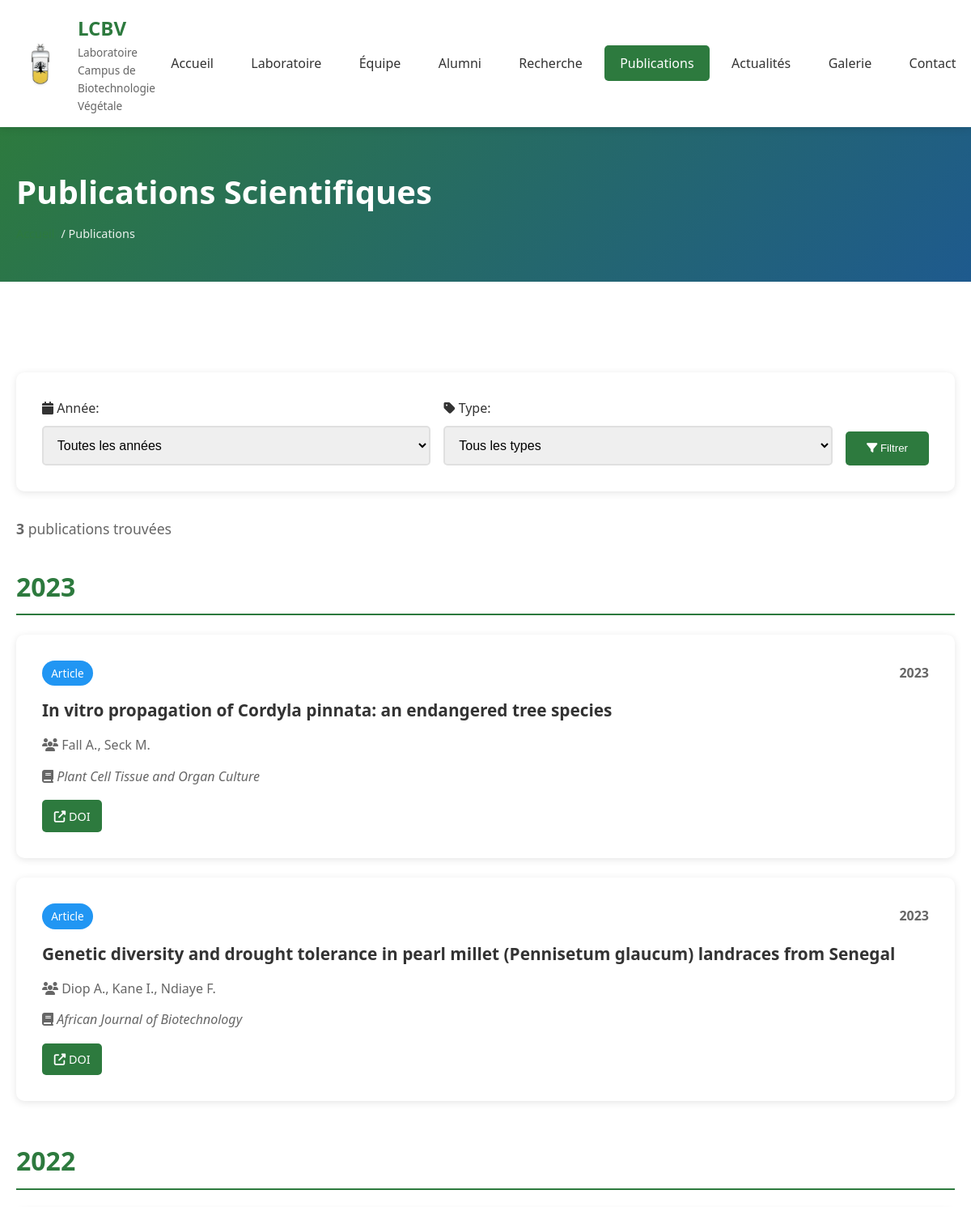
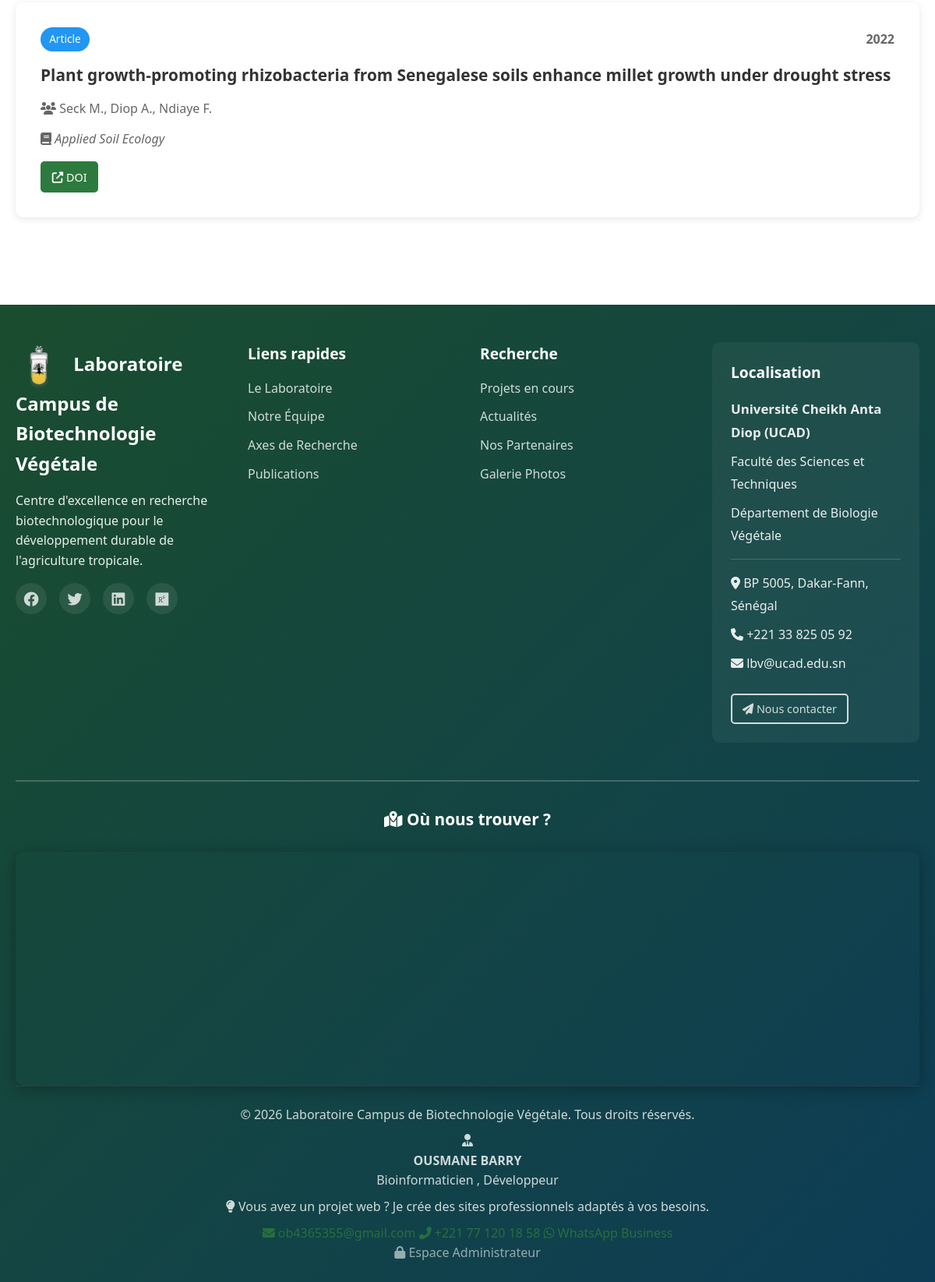
Page /pages/publications.php on the committed database (2 pictures, top to bottom).
### tables this page shows
CREATE TABLE publications (
    id INT AUTO_INCREMENT PRIMARY KEY,
    titre VARCHAR(500) NOT NULL,
    auteurs TEXT NOT NULL,
    annee YEAR NOT NULL,
    revue VARCHAR(255) NULL,
    volume VARCHAR(50) NULL,
    pages VARCHAR(50) NULL,
    doi VARCHAR(255) NULL,
    lien_pdf VARCHAR(500) NULL,
    resume TEXT NULL,
    type_publication ENUM('Article', 'Conférence', 'Chapitre', 'Thèse', 'Autre') DEFAULT 'Article',
    membre_id INT NULL COMMENT 'Auteur principal du labo',
    projet_id INT NULL COMMENT 'Projet associé',
    date_ajout TIMESTAMP DEFAULT CURRENT_TIMESTAMP,
    FOREIGN KEY (membre_id) REFERENCES membres(id) ON DELETE SET NULL,
    FOREIGN KEY (projet_id) REFERENCES projets(id) ON DELETE SET NULL,
    INDEX idx_annee (annee),
    INDEX idx_type (type_publication)
);

### db_config.php (called while the page is built, shortened)
<?php
function h($string) {
    return htmlspecialchars($string, ENT_QUOTES, 'UTF-8');
}
?>

### pages/publications.php (the view, shortened to what this page needs)
<?php
require_once '../db_config.php';
$current_page = 'publications';
$sql = "SELECT p.*, m.prenom, m.nom as nom_membre
        FROM publications p
        LEFT JOIN membres m ON p.membre_id = m.id
        WHERE 1=1";
$params = [];
$sql .= " ORDER BY p.annee DESC, p.id DESC";
$stmt = $pdo->prepare($sql);
$stmt->execute($params);
$publications = $stmt->fetchAll();
include '../header.php';
?>
<div class="page-header">
    <div class="container">
        <h1>Publications Scientifiques</h1>
        <div class="breadcrumb">
            <a href="<?php echo SITE_URL; ?>">Accueil</a> / Publications
        </div>
    </div>
</div>
<section class="section">
    <div class="container">
        <div class="filters-box">
            <form method="GET" class="filters-form">
                <div class="filter-group">
                    <label><i class="fas fa-calendar"></i> Année:</label>
                    <select name="annee" class="form-control">
                        <option value="">Toutes les années</option>
                    </select>
                </div>
                <div class="filter-group">
                    <label><i class="fas fa-tag"></i> Type:</label>
                    <select name="type" class="form-control">
                        <option value="">Tous les types</option>
                    </select>
                </div>
                <button type="submit" class="btn btn-primary">
                    <i class="fas fa-filter"></i> Filtrer
                </button>
            </form>
        </div>
        <div class="publications-count">
            <strong><?php echo count($publications); ?></strong> publication<?php echo count($publications) > 1 ? 's' : ''; ?> trouvée<?php echo count($publications) > 1 ? 's' : ''; ?>
        </div>
        <?php if (count($publications) > 0): ?>
        <div class="publications-list">
            <?php
            $current_year = '';
            foreach ($publications as $pub):
                if ($pub['annee'] != $current_year):
                    if ($current_year != '') echo '</div>';
                    $current_year = $pub['annee'];
            ?>
            <div class="year-group">
                <h2 class="year-title"><?php echo h($current_year); ?></h2>
            <?php endif; ?>
            <div class="publication-item">
                <div class="pub-header">
                    <span class="badge badge-info"><?php echo h($pub['type_publication']); ?></span>
                    <span class="pub-year"><?php echo h($pub['annee']); ?></span>
                </div>
                <h3 class="pub-title"><?php echo h($pub['titre']); ?></h3>
                <p class="pub-authors">
                    <i class="fas fa-users"></i> <?php echo h($pub['auteurs']); ?>
                </p>
                <?php if (!empty($pub['revue'])): ?>
                <p class="pub-journal">
                    <i class="fas fa-book"></i> <em><?php echo h($pub['revue']); ?></em>
                </p>
                <?php endif; ?>
                <div class="pub-actions">
                    <?php if (!empty($pub['doi'])): ?>
                    <a href="https://doi.org/<?php echo h($pub['doi']); ?>" target="_blank" class="btn btn-sm btn-primary">
                        <i class="fas fa-external-link-alt"></i> DOI
                    </a>
                    <?php endif; ?>
                </div>
            </div>
            <?php endforeach; ?>
            </div>
        </div>
        <?php endif; ?>
    </div>
</section>
<?php include '../footer.php'; ?>

### header.php (shortened to what this page needs)
<!DOCTYPE html>
<html lang="fr">
<head>
    <link rel="stylesheet" href="<?php echo SITE_URL; ?>/css/style.css">
    <link rel="stylesheet" href="https://cdnjs.cloudflare.com/ajax/libs/font-awesome/6.4.0/css/all.min.css">
</head>
<body>
    <header class="site-header">
        <div class="container">
            <div class="header-content">
                <div class="logo">
                    <a href="<?php echo SITE_URL; ?>">
                        <img src="<?php echo SITE_URL; ?>/uploads/images/logo2.png?v=<?php echo time(); ?>" alt="Logo LBV" class="logo-image">
                        <span class="logo-text">
                            <strong>LCBV</strong>
                            <small>Laboratoire Campus de Biotechnologie Végétale</small>
                        </span>
                    </a>
                </div>
                <nav class="main-nav" id="mainNav">
                    <ul>
                        <li><a href="<?php echo SITE_URL; ?>" <?php echo (!isset($current_page) || $current_page == 'accueil') ? 'class="active"' : ''; ?>>Accueil</a></li>
                        <li><a href="<?php echo SITE_URL; ?>/pages/laboratoire.php" <?php echo (isset($current_page) && $current_page == 'laboratoire') ? 'class="active"' : ''; ?>>Laboratoire</a></li>
                        <li><a href="<?php echo SITE_URL; ?>/pages/equipe.php" <?php echo (isset($current_page) && $current_page == 'equipe') ? 'class="active"' : ''; ?>>Équipe</a></li>
                        <li><a href="<?php echo SITE_URL; ?>/pages/alumni.php" <?php echo (isset($current_page) && $current_page == 'alumni') ? 'class="active"' : ''; ?>>Alumni</a></li>
                        <li><a href="<?php echo SITE_URL; ?>/pages/recherche.php" <?php echo (isset($current_page) && $current_page == 'recherche') ? 'class="active"' : ''; ?>>Recherche</a></li>
                        <li><a href="<?php echo SITE_URL; ?>/pages/publications.php" <?php echo (isset($current_page) && $current_page == 'publications') ? 'class="active"' : ''; ?>>Publications</a></li>
                        <li><a href="<?php echo SITE_URL; ?>/pages/actualites.php" <?php echo (isset($current_page) && $current_page == 'actualites') ? 'class="active"' : ''; ?>>Actualités</a></li>
                        <li><a href="<?php echo SITE_URL; ?>/pages/galerie.php" <?php echo (isset($current_page) && $current_page == 'galerie') ? 'class="active"' : ''; ?>>Galerie</a></li>
                        <li><a href="<?php echo SITE_URL; ?>/pages/contact.php" <?php echo (isset($current_page) && $current_page == 'contact') ? 'class="active"' : ''; ?>>Contact</a></li>
                    </ul>
                </nav>
            </div>
        </div>
    </header>
    <main class="main-content">

### footer.php (shortened to what this page needs)
    </main>
    <footer class="site-footer">
        <div class="container">
            <div class="footer-content">
                <div class="footer-section">
                    <h3>
                        <img src="<?php echo SITE_URL; ?>/uploads/images/logo2.png?v=<?php echo time(); ?>" alt="Logo" class="footer-logo">
                        <?php echo SITE_NAME; ?>
                    </h3>
                    <p>Centre d'excellence en recherche biotechnologique pour le développement durable de l'agriculture tropicale.</p>
                    <div class="social-links">
                        <a href="#" title="Facebook"><i class="fab fa-facebook"></i></a>
                        <a href="#" title="Twitter"><i class="fab fa-twitter"></i></a>
                        <a href="#" title="LinkedIn"><i class="fab fa-linkedin"></i></a>
                        <a href="#" title="ResearchGate"><i class="fab fa-researchgate"></i></a>
                    </div>
                </div>
                <div class="footer-section">
                    <h4>Liens rapides</h4>
                    <ul>
                        <li><a href="<?php echo SITE_URL; ?>/pages/laboratoire.php">Le Laboratoire</a></li>
                        <li><a href="<?php echo SITE_URL; ?>/pages/equipe.php">Notre Équipe</a></li>
                        <li><a href="<?php echo SITE_URL; ?>/pages/recherche.php">Axes de Recherche</a></li>
                        <li><a href="<?php echo SITE_URL; ?>/pages/publications.php">Publications</a></li>
                    </ul>
                </div>
                <div class="footer-section">
                    <h4>Recherche</h4>
                    <ul>
                        <li><a href="<?php echo SITE_URL; ?>/pages/recherche.php#projets">Projets en cours</a></li>
                        <li><a href="<?php echo SITE_URL; ?>/pages/actualites.php">Actualités</a></li>
                        <li><a href="<?php echo SITE_URL; ?>/pages/partenaires.php">Nos Partenaires</a></li>
                        <li><a href="<?php echo SITE_URL; ?>/pages/galerie.php">Galerie Photos</a></li>
                    </ul>
                </div>
                <div class="footer-section footer-location">
                    <h4>Localisation</h4>
                    <div class="location-info">
                        <p><strong>Université Cheikh Anta Diop (UCAD)</strong></p>
                        <p>Faculté des Sciences et Techniques</p>
                        <p>Département de Biologie Végétale</p>
                        <p class="address-line">
                            <i class="fas fa-map-marker-alt"></i>
                            BP 5005, Dakar-Fann, Sénégal
                        </p>
                        <p><i class="fas fa-phone"></i> +221 33 825 05 92</p>
                        <p><i class="fas fa-envelope"></i> lbv@ucad.edu.sn</p>
                    </div>
                    <a href="<?php echo SITE_URL; ?>/pages/contact.php" class="btn btn-sm btn-outline-light mt-2">
                        <i class="fas fa-paper-plane"></i> Nous contacter
                    </a>
                </div>
            </div>
            <div class="footer-map">
                <h4><i class="fas fa-map-marked-alt"></i> Où nous trouver ?</h4>
                <div class="map-container">
                    <iframe
                        src="https://www.google.com/maps/embed?pb=!1m18!1m12!1m3!1d3858.9886637954614!2d-17.471652784669494!3d14.693775289743542!2m3!1f0!2f0!3f0!3m2!1i1024!2i768!4f13.1!3m3!1m2!1s0xec173131c2f6907%3A0x44aa296d7598c54c!2sUniversit%C3%A9%20Cheikh%20Anta%20Diop%20de%20Dakar!5e0!3m2!1sfr!2ssn!4v1234567890123!5m2!1sfr!2ssn"
                        width="100%"
                        height="300"
                        style="border:0; border-radius: 10px;"
                        allowfullscreen=""
                        loading="lazy"
>
                    </iframe>
                </div>
            </div>
            <div class="footer-bottom">
                <p>&copy; <?php echo date('Y'); ?> <?php echo SITE_NAME; ?>. Tous droits réservés.</p>
                <p>
                    <div class="dev-credit-card">
    <div class="dev-card-header">
        <div class="dev-avatar">
            <i class="fas fa-user-tie"></i>
        </div>
        <div class="dev-title">
            <h4>OUSMANE BARRY</h4>
            <p>Bioinformaticien , Développeur</p>
        </div>
    </div>
    <div class="dev-card-body">
        <p class="dev-description">
            <i class="fas fa-lightbulb"></i>
            Vous avez un projet web ? Je crée des sites professionnels adaptés à vos besoins.
        </p>
    </div>
    <div class="dev-card-footer">
        <a href="mailto:ob4365355@gmail.com" class="dev-contact-btn">
            <i class="fas fa-envelope"></i> ob4365355@gmail.com
        </a>
        <a href="tel:+221781201858" class="dev-contact-btn">
            <i class="fas fa-phone-alt"></i> +221 77 120 18 58
        </a>
        <a href="https://wa.me/221781201858" target="_blank" class="dev-contact-btn whatsapp-btn">
            <i class="fab fa-whatsapp"></i> WhatsApp Business
        </a>
    </div>
</div>
                    <a href="<?php echo SITE_URL; ?>/admin/login.php" class="admin-link">
                        <i class="fas fa-lock"></i> Espace Administrateur
                    </a>
                </p>
            </div>
        </div>
    </footer>
</body>
</html>

### pages/publications.php (style rules this page uses)
.filters-box { background: #fff; padding: 2rem; border-radius: 10px; box-shadow: 0 2px 10px rgba(0,0,0,0.1); margin-bottom: 2rem; }
.filters-form { display: flex; gap: 1rem; align-items: end; flex-wrap: wrap; }
.filter-group { flex: 1; min-width: 200px; }
.filter-group label { display: block; margin-bottom: 0.5rem; font-weight: 500; }
.publications-count { margin-bottom: 2rem; font-size: 1.1rem; color: var(--gray-text); }
.year-group { margin-bottom: 3rem; }
.year-title { font-size: 2rem; color: var(--primary-color); margin-bottom: 1.5rem; padding-bottom: 0.5rem; border-bottom: 2px solid var(--primary-color); }
.publication-item { background: #fff; padding: 2rem; border-radius: 10px; box-shadow: 0 2px 10px rgba(0,0,0,0.1); margin-bottom: 1.5rem; }
.pub-header { display: flex; justify-content: space-between; align-items: center; margin-bottom: 1rem; }
.pub-year { font-weight: 600; color: var(--gray-text); }
.pub-title { font-size: 1.3rem; color: var(--dark-text); margin-bottom: 1rem; line-height: 1.4; }
.pub-authors, .pub-journal { margin-bottom: 0.8rem; color: var(--gray-text); }
.pub-actions { display: flex; gap: 0.5rem; margin-top: 1rem; }

### rows in the picture
publications: annee "2023", type_publication "Article", titre "In vitro propagation of Cordyla pinnata: an endangered tree species", auteurs "Fall A., Seck M.", revue "Plant Cell Tissue and Organ Culture"
publications: type_publication "Article", annee "2023", titre "Genetic diversity and drought tolerance in pearl millet (Pennisetum glaucum) landraces from Senegal", auteurs "Diop A., Kane I., Ndiaye F.", revue "African Journal of Biotechnology"
publications: annee "2022", type_publication "Article", titre "Plant growth-promoting rhizobacteria from Senegalese soils enhance millet growth under drought stress", auteurs "Seck M., Diop A., Ndiaye F.", revue "Applied Soil Ecology"

### other values in the picture
count($publications) "3"
SITE_NAME "Laboratoire Campus de Biotechnologie Végétale"
